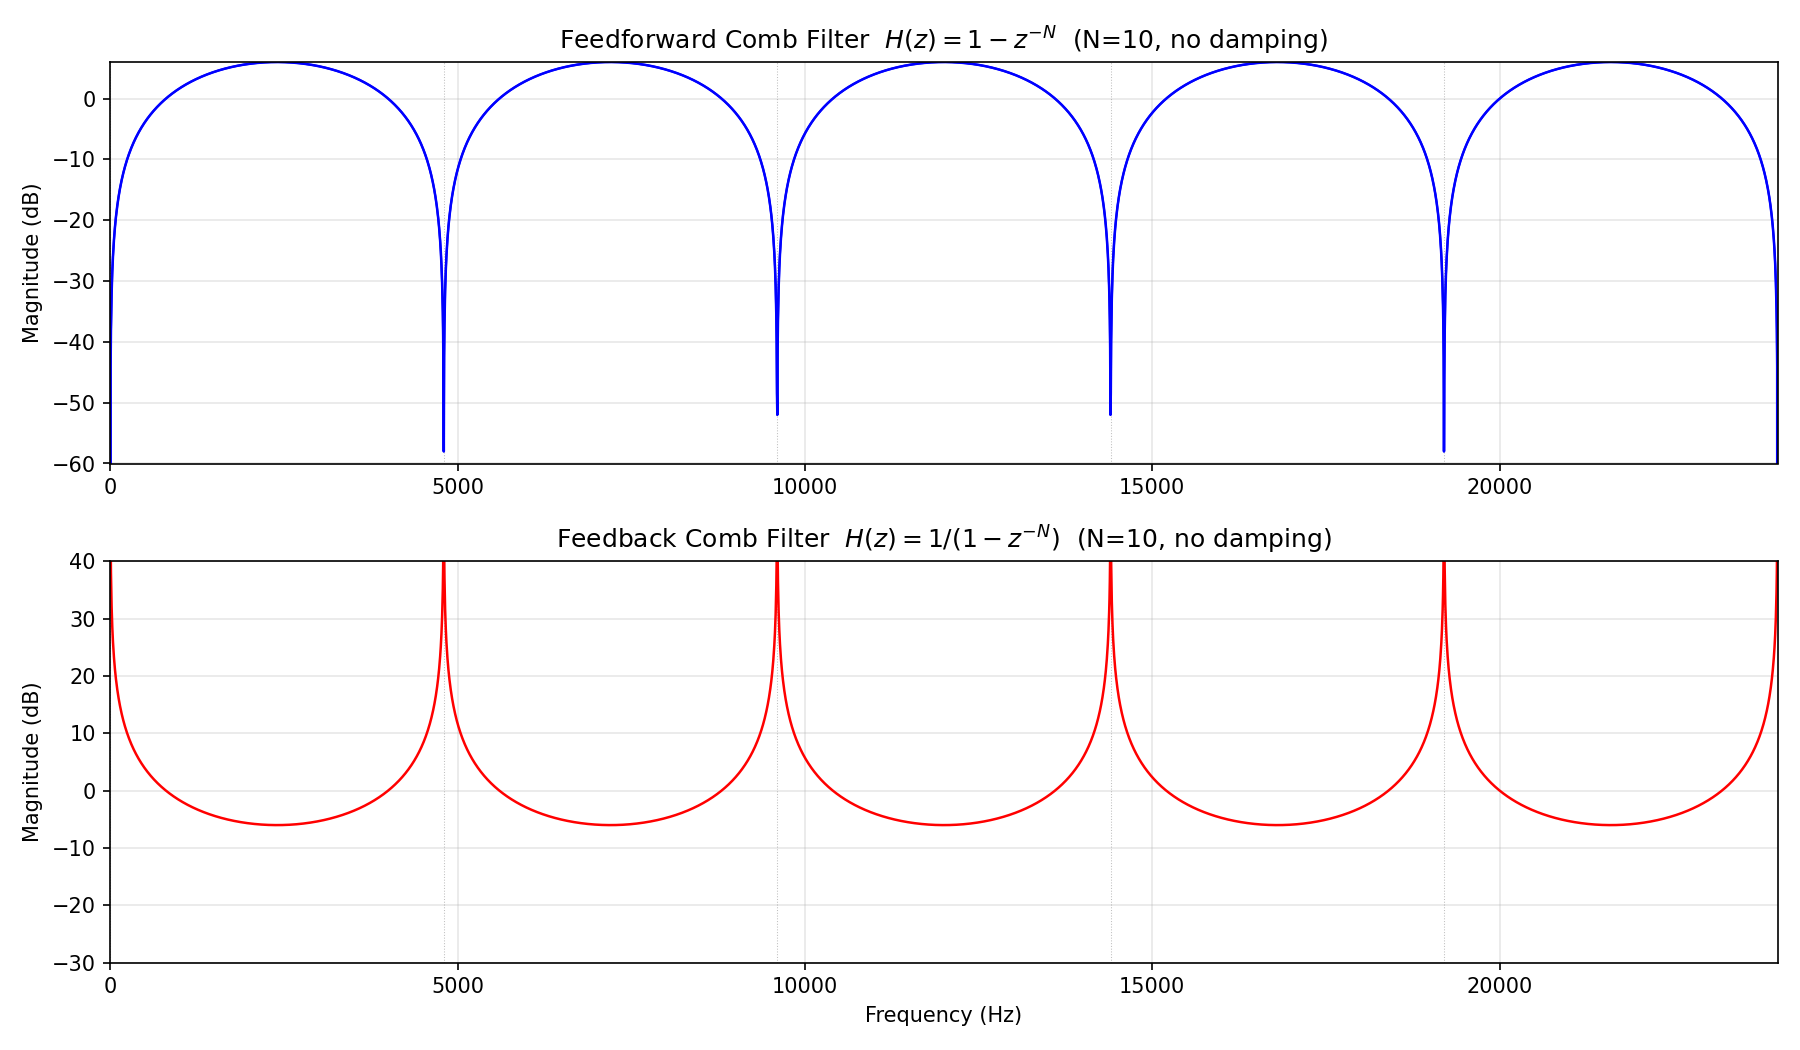

Source code (Python):
import numpy as np
import matplotlib.pyplot as plt

fs = 48000
N = 10
f = np.linspace(0, fs/2, 5000)
omega = 2 * np.pi * f / fs

f0 = fs / N  # fundamental spacing

# 前馈梳状滤波器 H(z) = 1 - z^(-N)
H_ff = 1 - np.exp(-1j * omega * N)
mag_ff = 20 * np.log10(np.abs(H_ff) + 1e-12)

# 反馈梳状滤波器 H(z) = 1 / (1 - z^(-N))
H_fb = 1 / (1 - np.exp(-1j * omega * N))
mag_fb = 20 * np.log10(np.abs(H_fb) + 1e-12)

fig, (ax1, ax2) = plt.subplots(2, 1, figsize=(12, 7))

ax1.plot(f, mag_ff, 'b-', lw=1)
for n in range(int(fs/2/f0) + 2):
    x = n * f0
    ax1.axvline(x, color='gray', ls=':', lw=0.5, alpha=0.5)
    ax2.axvline(x, color='gray', ls=':', lw=0.5, alpha=0.5)

ax1.plot(f, mag_ff, 'b-', lw=1.2)
ax1.set_title(f'Feedforward Comb Filter  $H(z) = 1 - z^{{-N}}$  (N={N}, no damping)')
ax1.set_ylabel('Magnitude (dB)')
ax1.grid(alpha=0.3)
ax1.set_xlim(0, fs/2)
ax1.set_ylim(-60, 6)

ax2.plot(f, mag_fb, 'r-', lw=1.2)
ax2.set_title(f'Feedback Comb Filter  $H(z) = 1/(1 - z^{{-N}})$  (N={N}, no damping)')
ax2.set_xlabel('Frequency (Hz)')
ax2.set_ylabel('Magnitude (dB)')
ax2.grid(alpha=0.3)
ax2.set_xlim(0, fs/2)
ax2.set_ylim(-30, 40)

plt.tight_layout()
plt.savefig('comb_filter_response.png', dpi=150)

print(f"Delay: {N/fs*1000:.1f} ms")
print(f"Fundamental frequency (notch/peak spacing): {fs/N:.1f} Hz")
print(f"Notch/peak frequencies: k * {f0:.0f} Hz for k = 1, 2, 3, ...")
